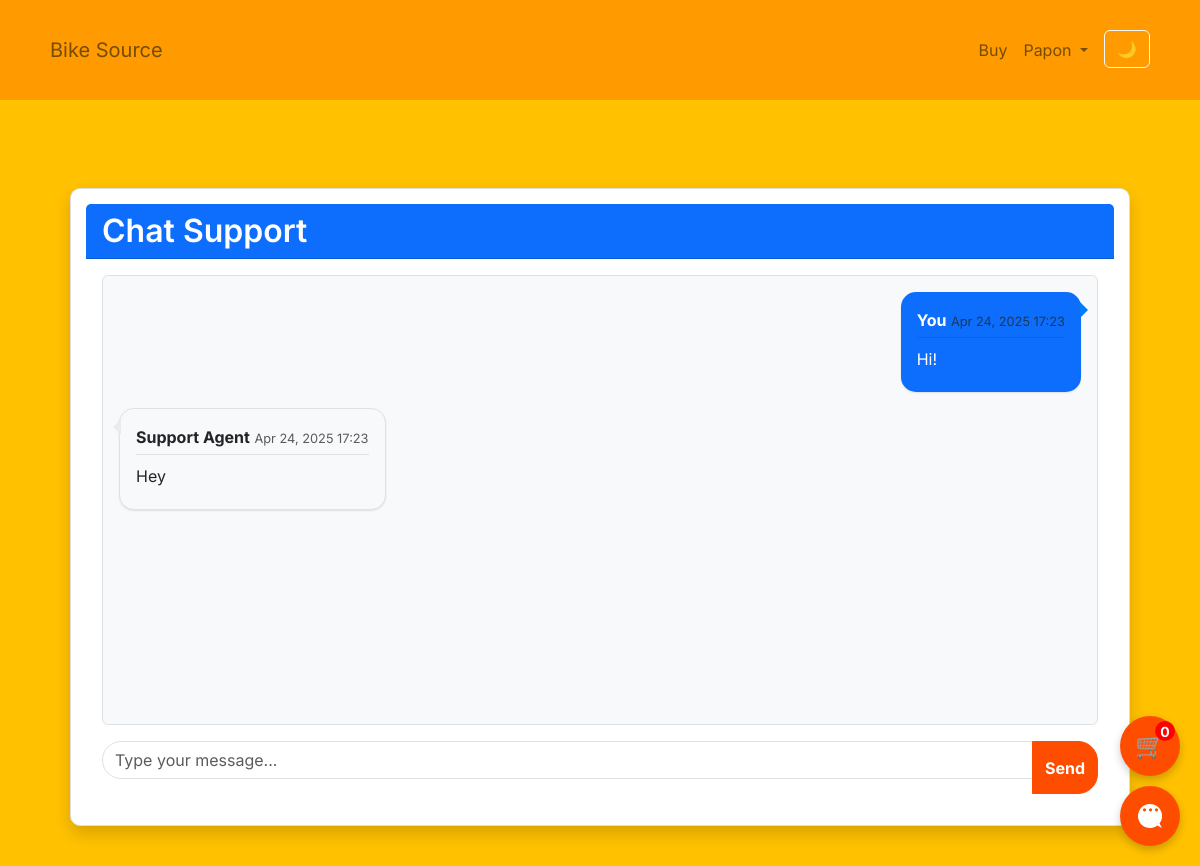
Page /chat-support/ (signed in) on the committed database.
### bike_buy_and_sell/models.py (models this page shows, shortened)
class ChatMessage(models.Model):
    STATUS_CHOICES = (
        ('open', 'Open'),
        ('in_progress', 'In Progress'),
        ('resolved', 'Resolved'),
        ('closed', 'Closed')
    )
    PRIORITY_CHOICES = (
        ('low', 'Low'),
        ('medium', 'Medium'),
        ('high', 'High')
    )
    user = models.ForeignKey(User, on_delete=models.CASCADE, related_name='chat_messages')
    message = models.TextField()
    is_admin = models.BooleanField(default=False)  # True if the message is from the admin
    timestamp = models.DateTimeField(auto_now_add=True)
    parent = models.ForeignKey('self', on_delete=models.CASCADE, null=True, blank=True, related_name='replies')
    subject = models.CharField(max_length=200, null=True, blank=True)
    category = models.CharField(max_length=50, null=True, blank=True)
    status = models.CharField(max_length=20, choices=STATUS_CHOICES, default='open')
    priority = models.CharField(max_length=20, choices=PRIORITY_CHOICES, default='medium')
    assigned_to = models.ForeignKey(User, on_delete=models.SET_NULL, null=True, blank=True, related_name='assigned_tickets')
    resolved_at = models.DateTimeField(null=True, blank=True)
    class Meta:
        ordering = ['-timestamp']

### bike_buy_and_sell/views.py (the view, shortened to what this page needs)
# urls.py: path('chat-support/', views.user_chat_support, name='chat_support'),
@login_required
def user_chat_support(request):
    messages_list = ChatMessage.objects.filter(user=request.user).order_by('timestamp')
    return render(request, 'chat_support.html', {'messages': messages_list})

### bike_buy_and_sell/cart.py (called while the page is built)
    def __len__(self):
        return sum(item['quantity'] for item in self.cart.values())

### bike_buy_and_sell/context_processors.py (called while the page is built)
def cart(request):
    return {'cart': Cart(request)}

### templates/chat_support.html (shortened to what this page needs)
{% extends 'base.html' %}
{% block content %}
<div class="container mt-4">
    <div class="card shadow">
        <div class="card-header bg-primary text-white">
            <h2 class="mb-0">Chat Support</h2>
        </div>
        <div class="card-body">
            <div class="chat-box border rounded p-3 mb-3" style="height: 450px; overflow-y: scroll;">
                {% for message in messages %}
                    <div class="d-flex mb-3 {% if message.is_admin %}justify-content-start{% else %}justify-content-end{% endif %}">
                        <div class="chat-bubble p-3 rounded {% if message.is_admin %}bg-light border{% else %}bg-primary text-white{% endif %}"
                             style="max-width: 70%; position: relative;">
                            <div class="chat-header mb-1">
                                <strong>{% if message.is_admin %}Support Agent{% else %}You{% endif %}</strong>
                                <small class="text-muted" style="font-size: 0.8rem;">
                                    {{ message.timestamp|date:"M d, Y H:i" }}
                                </small>
                            </div>
                            <div class="chat-content">
                                {{ message.message|linebreaksbr }}
                            </div>
                        </div>
                    </div>
                {% empty %}
                    <div class="text-center text-muted">
                        <p>No messages yet. Start the conversation!</p>
                        <p>Our support team typically responds within 1 hour.</p>
                    </div>
                {% endfor %}
            </div>
            <form method="post" class="chat-form" id="chatForm">
                <div class="input-group">
                    <input type="text" name="message" class="form-control" placeholder="Type your message..." required
                           style="border-radius: 20px 0 0 20px;">
                    <button type="submit" class="btn btn-primary" style="border-radius: 0 20px 20px 0;">
                         Send
                    </button>
                </div>
            </form>
        </div>
    </div>
</div>
{% endblock %}

### templates/base.html (shortened to what this page needs)
{% load static %}
<!DOCTYPE html>
<html lang="en">
<head>
  <link rel="stylesheet" href="https://cdnjs.cloudflare.com/ajax/libs/bootstrap/5.3.0/css/bootstrap.min.css">
  <link rel="stylesheet" href="{% static 'css/modern.css' %}">
</head>
<body>
<nav class="navbar navbar-expand-lg navbar-dark sticky-top">
  <div class="container">
    <a class="navbar-brand" href="{% url 'bike_buy_and_sell:bike_index' %}">Bike Source</a>
    <div class="collapse navbar-collapse" id="navbarNav">
      <ul class="navbar-nav ms-auto">
        <li class="nav-item">
          <a class="nav-link {% if request.resolver_match.url_name == 'buy_list' %}active{% endif %}" href="{% url 'bike_buy_and_sell:buy_list' %}">Buy</a>
        </li>
        {% if request.user.is_authenticated %}
          <li class="nav-item dropdown">
            <a class="nav-link dropdown-toggle" href="#" id="userDropdown" role="button" data-bs-toggle="dropdown" aria-expanded="false">
              {{ request.user.username }}
            </a>
          </li>
        {% endif %}
        <li class="nav-item">
          <button id="darkModeToggle" class="btn btn-outline-light ms-2" onclick="toggleDarkMode()">
            <span id="darkModeIcon">🌙</span>
          </button>
        </li>
      </ul>
    </div>
  </div>
</nav>
<div class="container mt-4">
  {% block content %}
  {% endblock %}
</div>
<a href="{% url 'bike_buy_and_sell:chat_support_redirect' %}" class="chat-button">
</a>
<a href="{% url 'bike_buy_and_sell:cart_detail' %}" class="cart-button">
  🛒
  <span class="cart-count">
    {% with total_items=cart|length %}
      {{ total_items }}
    {% endwith %}
  </span>
</a>
</body>
</html>

### static/css/modern.css (style rules this page uses)
:root { --primary-color: #ffc100; --secondary-color: #ff9a00; --accent-color: #ff7400; --text-color: #333; --bg-color: #ffc100; --dark-bg-color: #121212; --font-family: 'Inter', sans-serif; }
body { font-family: var(--font-family); background-color: var(--bg-color); color: var(--text-color); margin: 0; padding: 0; }
.container { display: grid; grid-template-columns: 1fr; gap: 1rem; padding: 20px; }
.navbar { background-color: var(--secondary-color); padding: 10px 20px; }
.navbar a.nav-link, .navbar-brand { color: #754C00 !important; transition: color 0.3s ease; }
.card { border: 1px solid #ddd; border-radius: 10px; padding: 15px; background-color: #fff; box-shadow: 0 4px 6px rgba(0, 0, 0, 0.1); transition: transform 0.3s ease, box-shadow 0.3s ease; }
.btn-primary { background-color: #ff4d00; border-color: #ff4d00; color: #fff; font-weight: bold; transition: background-color 0.3s ease, transform 0.2s ease; }
h1, h2, h3, h4, h5, h6 { font-weight: 600; margin-bottom: 15px; }
input, select, textarea { padding: 10px; border-radius: 5px; border: 1px solid #ccc; margin-bottom: 15px; width: 100%; box-sizing: border-box; }

### templates/base.html (style rules this page uses)
body { font-family: 'Inter', sans-serif; background-color: #ffc100; color: #333; transition: background-color 0.3s ease, color 0.3s ease; }
.navbar { background-color: #ff9a00; }
.navbar-brand, .nav-link { color: #754C00 !important; }
.btn-primary { background-color: #ff4d00; border-color: #ff4d00; }
.card { transition: transform 0.3s ease, box-shadow 0.3s ease; }
.chat-button { position: fixed; bottom: 20px; right: 20px; background-color: #ff4d00; color: #fff; border: none; border-radius: 50%; width: 60px; height: 60px; display: flex; align-items: center; justify-content: center; font-size: 24px; box-shadow: 0 4px 8px rgba(0,0,0,0.2); text-decoration: none; z-index: 1000; transition: background-color 0.3s ease, transform 0.3s ease; }
.cart-button { position: fixed; bottom: 90px; right: 20px; background-color: #ff4d00; color: #fff; border: none; border-radius: 50%; width: 60px; height: 60px; display: flex; align-items: center; justify-content: center; font-size: 24px; box-shadow: 0 4px 8px rgba(0, 0, 0, 0.2); text-decoration: none; z-index: 1000; transition: background-color 0.3s ease, transform 0.3s ease; }
.cart-count { position: absolute; top: 5px; right: 5px; background-color: #ff0000; color: #fff; font-size: 14px; font-weight: bold; border-radius: 50%; width: 20px; height: 20px; display: flex; align-items: center; justify-content: center; }

### templates/chat_support.html (style rules this page uses)
.chat-bubble { box-shadow: 0 1px 2px rgba(0,0,0,0.1); border-radius: 15px !important; }
.chat-bubble::before { content: ''; position: absolute; width: 0; height: 0; border: 8px solid transparent; }
.justify-content-start .chat-bubble::before { left: -15px; top: 10px; border-right-color: #e9ecef; }
.justify-content-end .chat-bubble::before { right: -15px; top: 10px; border-left-color: #007bff; }
.chat-form { position: relative; margin-top: 15px; }
.chat-box { background: #f8f9fa; border-radius: 10px; scroll-behavior: smooth; }
.chat-header { border-bottom: 1px solid rgba(0,0,0,0.1); padding-bottom: 5px; }
.chat-content { padding: 5px 0; }

### rows in the picture
ChatMessage: is_admin "You", timestamp "Apr 24, 2025 17:23", message "Hi!"
ChatMessage: is_admin "Support Agent", timestamp "Apr 24, 2025 17:23", message "Hey"

### other values in the picture
{{ request.user.username }} "Papon"
{{ total_items }} "0"
